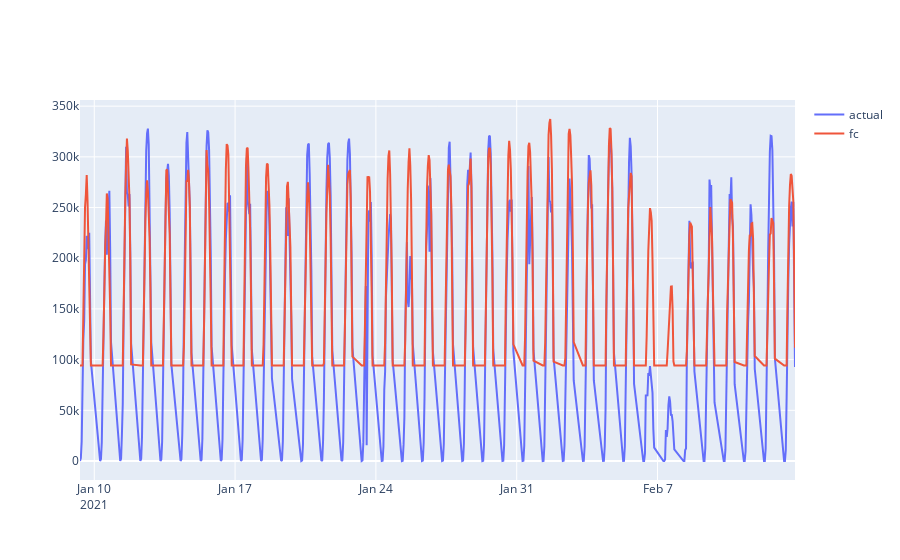

Write notebook code for a chart like this one.
### Code cell
fig_fc = go.Figure()

fig_fc.add_trace(go.Scatter(x=results_df.index, y = results_df['power'], name = 'actual'))
fig_fc.add_trace(go.Scatter(x=results_df.index, y = results_df['fc'], name = 'fc'))

fig_fc.show()

### Figure 1 — Plotly figure (JSON) as saved in the notebook; plotly's stock layout.template omitted (floating-point values rounded to 4 significant figures; data arrays with more than 128 entries replaced by an {"elided": "..."} marker saying what was removed)
{"data": [{"name": "actual", "type": "scatter", "x": {"elided": "504 str values"}, "y": {"elided": "504 float values"}}, {"name": "fc", "type": "scatter", "x": {"elided": "504 str values"}, "y": {"elided": "504 float values"}}], "layout": {}}
